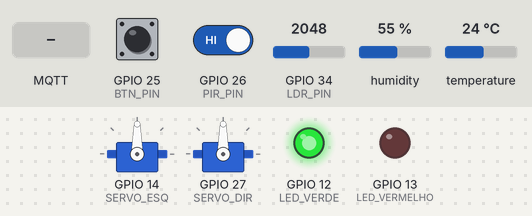
A sketch run on a simulated ESP32. Shown: 2 × servo, output pins drawn as LEDs (lit = HIGH). Inputs (shaded band) come from the test bench; at power-on: GPIO 25 (BTN_PIN) HIGH, humidity 55 %, GPIO 26 (PIR_PIN) HIGH, GPIO 34 (LDR_PIN) = 2048, temperature 24 °C. WiFi joins after 1.5 s; servers stay silent unless stated; uploads are accepted with an empty reply; no MQTT or app messages arrive unless stated; web services answer with replies made up by the test bench; what the sketch prints to the serial monitor is not drawn.

Above: at 2.7 s.
2.8 s: MQTT message "FRENTE" arrives on the first subscribed topic
At 3.7 s:
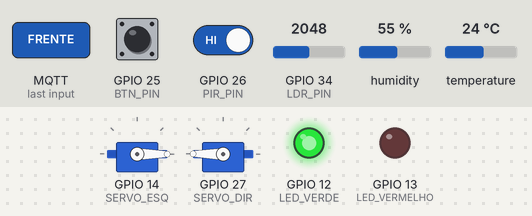
11.5 s: GPIO 25 (BTN_PIN) pulled LOW for 0.15 s
At 12.7 s:
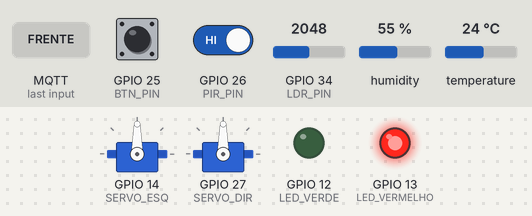
13.1 s: GPIO 25 (BTN_PIN) pulled LOW for 1 s
At 13.9 s:
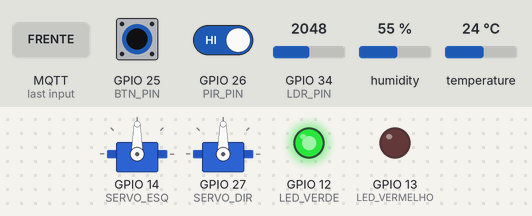
15.6 s: MQTT message "TRAS" arrives on the first subscribed topic
At 17.0 s:
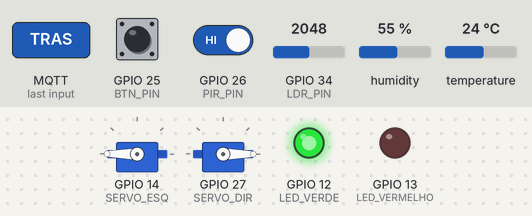
21.5 s: MQTT message "ESQUERDA" arrives on the first subscribed topic
At 22.7 s:
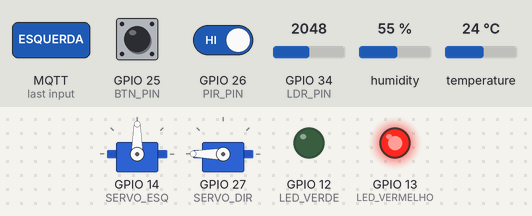
23.0 s: humidity set to 41 %
31.2 s: humidity set to 38 %
At 41.5 s:
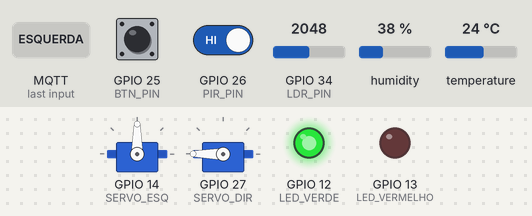
Timing chart, 0 to 42.5 s (numbered marks = the images above; inputs shaded):
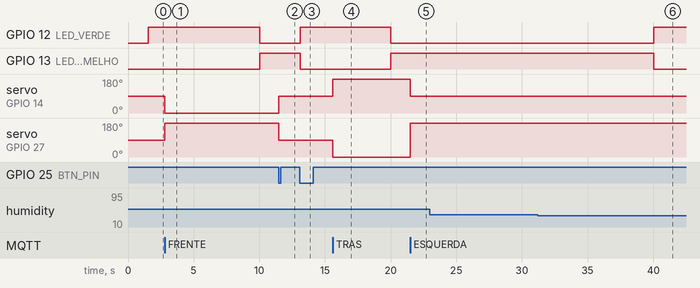

The sketch:

sketch_sep27a.ino
```cpp
#include <WiFi.h>
#include <PubSubClient.h>
#include <ESP32Servo.h>
#include "DHT.h"
#include <HTTPClient.h>
#include <UrlEncode.h>

// ==========================================================
// CONFIGURAÇÃO DE REDE
// ==========================================================
const char* ssid = "Guga";
const char* password = "seila1234";

// ==========================================================
// CONFIGURAÇÃO DO BROKER MQTT
// ==========================================================
const char* mqttServer = "test.mosquitto.org";
const int mqttPort = 1883;
const char* mqttTopic = "esp32/robo/comando";

WiFiClient espClient;
PubSubClient client(espClient);

// ==========================================================
// CALLMEBOT (para alerta via WhatsApp)
// ==========================================================
String phoneNumber = "557188939694"; // Seu número (sem o 9)
String apiKey = "4171698";           // Sua APIKEY do Callmebot

void sendMessage(String message) {
  if (WiFi.status() != WL_CONNECTED) {
    Serial.println("[CALLMEBOT] WiFi desconectado, não é possível enviar mensagem.");
    return;
  }

  String url = "https://api.callmebot.com/whatsapp.php?phone=" + phoneNumber +
               "&text=" + urlEncode(message) +
               "&apikey=" + apiKey;

  HTTPClient http;
  http.begin(url);
  int httpResponseCode = http.GET();  // Callmebot usa GET

  if (httpResponseCode == 200) {
    Serial.println("[CALLMEBOT] Mensagem enviada com sucesso!");
  } else {
    Serial.print("[CALLMEBOT] Erro ao enviar mensagem. Código: ");
    Serial.println(httpResponseCode);
  }

  http.end();
}

// ==========================================================
// PINOS E COMPONENTES
// ==========================================================
#define SERVO_ESQ 14
#define SERVO_DIR 27
#define LED_VERDE 12
#define LED_VERMELHO 13
#define PIR_PIN 26
#define DHT_PIN 15
#define LDR_PIN 34
#define BTN_PIN 25  // Botão LIGA/DESLIGA

Servo servoEsq;
Servo servoDir;
#define DHTTYPE DHT11
DHT dht(DHT_PIN, DHTTYPE);

// ==========================================================
// VARIÁVEIS DE ESTADO
// ==========================================================
bool roboLigado = true;
bool botaoAnterior = HIGH;
unsigned long ultimoDebounce = 0;
const unsigned long tempoDebounce = 300;

// ==========================================================
// FUNÇÕES DE MOVIMENTO
// ==========================================================
void pararRobo() {
  servoEsq.write(90);
  servoDir.write(90);
  Serial.println("[AÇÃO] Motores parados.");
}

void moverFrente() {
  servoEsq.write(0);
  servoDir.write(180);
  Serial.println("[AÇÃO] Movendo para frente.");
}

void moverTras() {
  servoEsq.write(180);
  servoDir.write(0);
  Serial.println("[AÇÃO] Movendo para trás.");
}

void virarEsquerda() {
  servoEsq.write(90);
  servoDir.write(180);
  Serial.println("[AÇÃO] Virando à esquerda.");
}

void virarDireita() {
  servoEsq.write(0);
  servoDir.write(90);
  Serial.println("[AÇÃO] Virando à direita.");
}

// ==========================================================
// CALLBACK MQTT
// ==========================================================
void callback(char* topic, byte* payload, unsigned int length) {
  String comando = "";
  for (int i = 0; i < length; i++) comando += (char)payload[i];
  comando.trim();

  Serial.printf("\n[MQTT] Mensagem recebida: %s\n", comando.c_str());

  if (comando == "DESLIGAR") {
    roboLigado = false;
    pararRobo();
    digitalWrite(LED_VERDE, LOW);
    digitalWrite(LED_VERMELHO, HIGH);
    Serial.println("[STATUS] Robô desligado remotamente!");
  } else if (comando == "LIGAR") {
    roboLigado = true;
    digitalWrite(LED_VERDE, HIGH);
    digitalWrite(LED_VERMELHO, LOW);
    Serial.println("[STATUS] Robô ligado novamente!");
  } else if (roboLigado) {
    if (comando == "FRENTE") moverFrente();
    else if (comando == "TRAS") moverTras();
    else if (comando == "ESQUERDA") virarEsquerda();
    else if (comando == "DIREITA") virarDireita();
    else if (comando == "PARADO") pararRobo();
  }
}

// ==========================================================
// CONEXÕES
// ==========================================================
void conectarWiFi() {
  Serial.printf("[WIFI] Conectando a %s", ssid);
  WiFi.begin(ssid, password);
  while (WiFi.status() != WL_CONNECTED) {
    delay(500);
    Serial.print(".");
  }
  Serial.println("\n[WIFI] Conectado!");
}

void conectarMQTT() {
  while (!client.connected()) {
    Serial.println("[MQTT] Tentando conexão...");
    if (client.connect("ESP32_Robo_Fisico")) {
      Serial.println("[MQTT] Conectado!");
      client.subscribe(mqttTopic);
    } else {
      Serial.println("[MQTT] Falha, tentando novamente...");
      delay(2000);
    }
  }
}

// ==========================================================
// CÁLCULO DE PROBABILIDADE
// ==========================================================
float calcularProbabilidade(float temp, float umid, int luz, bool presenca) {
  float prob = 0;
  if (temp >= 15 && temp <= 30) prob += 25;
  if (umid >= 40 && umid <= 70) prob += 25;
  if (luz > 2000) prob += 20;
  if (presenca) prob += 30;
  return prob;
}

// ==========================================================
// ENVIO PARA BACKEND PYTHON (HTTP POST)
// ==========================================================
void enviarDadosServidor(float temperatura, float umidade, int luz, bool presenca, float prob) {
  if (WiFi.status() != WL_CONNECTED) {
    Serial.println("[HTTP] WiFi desconectado, não foi possível enviar dados.");
    return;
  }

  HTTPClient http;
  http.begin("http://10.219.216.239:5000/leituras"); // 🔹 Troque pelo IP do servidor Python
  // O http muda de acordo com a máquina, portanto, é necessário altera-lo depois de usar o comando "python Banco-IoT.py"
  http.addHeader("Content-Type", "application/json");

  String jsonData = "{";
  jsonData += "\"timestamp\":\"" + String(millis()) + "\",";
  jsonData += "\"temperatura_c\":" + String(temperatura, 1) + ",";
  jsonData += "\"umidade_pct\":" + String(umidade, 0) + ",";
  jsonData += "\"luminosidade\":" + String(luz) + ",";
  jsonData += "\"presenca\":" + String(presenca ? 1 : 0) + ",";
  jsonData += "\"probabilidade_vida\":" + String(prob, 1);
  jsonData += "}";

  int httpResponseCode = http.POST(jsonData);

  if (httpResponseCode > 0) {
    Serial.printf("[HTTP] Dados enviados com sucesso (%d)\n", httpResponseCode);
  } else {
    Serial.printf("[HTTP] Falha ao enviar (%d)\n", httpResponseCode);
  }

  http.end();
}

// ==========================================================
// SETUP
// ==========================================================
void setup() {
  Serial.begin(115200);
  pinMode(LED_VERDE, OUTPUT);
  pinMode(LED_VERMELHO, OUTPUT);
  pinMode(PIR_PIN, INPUT);
  pinMode(LDR_PIN, INPUT);
  pinMode(BTN_PIN, INPUT_PULLUP);

  servoEsq.attach(SERVO_ESQ);
  servoDir.attach(SERVO_DIR);
  dht.begin();

  conectarWiFi();
  client.setServer(mqttServer, mqttPort);
  client.setCallback(callback);
  conectarMQTT();

  digitalWrite(LED_VERDE, HIGH);
  digitalWrite(LED_VERMELHO, LOW);

  Serial.println("[SISTEMA] Robô pronto para explorar!");
}

// ==========================================================
// LOOP PRINCIPAL
// ==========================================================
bool hasSend = false;

void loop() {
  if (!client.connected()) conectarMQTT();
  client.loop();

  // --- Lógica do botão com clique único ---
  int leituraAtual = digitalRead(BTN_PIN);
  if (leituraAtual != botaoAnterior) {
    if (leituraAtual == LOW && (millis() - ultimoDebounce > tempoDebounce)) {
      roboLigado = !roboLigado;
      if (!roboLigado) {
        pararRobo();
        digitalWrite(LED_VERDE, LOW);
        digitalWrite(LED_VERMELHO, HIGH);
        Serial.println("[BOTÃO] Robô desligado manualmente.");
      } else {
        digitalWrite(LED_VERDE, HIGH);
        digitalWrite(LED_VERMELHO, LOW);
        Serial.println("[BOTÃO] Robô religado manualmente.");
      }
      ultimoDebounce = millis();
    }
  }
  botaoAnterior = leituraAtual;

  if (!roboLigado) return;  // Robô desligado — não faz nada

  // --- Leitura dos sensores a cada 2 segundos ---
  static unsigned long anterior = 0;
  if (millis() - anterior >= 10000) {
    anterior = millis();

    float temperature = dht.readTemperature();
    float humidity = dht.readHumidity();
    int luz = analogRead(LDR_PIN);
    bool presenca = digitalRead(PIR_PIN);

    if (isnan(temperature) || isnan(humidity)) {
      Serial.println("[ERRO] Falha ao ler DHT11!");
      return;
    }

    float prob = calcularProbabilidade(temperature, humidity, luz, presenca);

    Serial.printf("Temp: %.1f°C | Umid: %.0f%% | Luz: %d | Presença: %s | Probabilidade: %.0f%%\n",
                  temperature, humidity, luz, presenca ? "Sim" : "Não", prob);

    if (prob > 75) {
      digitalWrite(LED_VERDE, LOW);
      digitalWrite(LED_VERMELHO, HIGH);
      Serial.println("ALERTA! Alta probabilidade de vida detectada!");
      if (!hasSend) {
        hasSend = true;
        sendMessage("Alerta! Alta probabilidade de vida detectada no planeta!");
      }
    } else {
      digitalWrite(LED_VERDE, HIGH);
      digitalWrite(LED_VERMELHO, LOW);
      Serial.println("Exploração normal. Nenhum indício relevante detectado.");
      hasSend = false;
    }

    // Envio para o servidor Python
    enviarDadosServidor(temperature, humidity, luz, presenca, prob);
  }
}
```

Measured:
- the behaviour switches between 40 and 39 % on humidity (found by bisection; images 5 and 6)
- after the input at 2.8 s, servo on GPIO 14 (SERVO_ESQ): 90° → 0° at once; servo on GPIO 27 (SERVO_DIR): 90° → 180° at once
- after the input at 11.5 s, servo on GPIO 14 (SERVO_ESQ): 0° → 90° at once; servo on GPIO 27 (SERVO_DIR): 180° → 90° at once
- after the input at 13.1 s, GPIO 12 (LED_VERDE): LOW → HIGH at once; GPIO 13 (LED_VERMELHO): HIGH → LOW at once
- after the input at 15.6 s, servo on GPIO 14 (SERVO_ESQ): 90° → 180° at once; servo on GPIO 27 (SERVO_DIR): 90° → 0° at once
- after the input at 21.5 s, servo on GPIO 14 (SERVO_ESQ): 180° → 90° at once; servo on GPIO 27 (SERVO_DIR): 0° → 180° at once
- after the input at 23.0 s, every drawn part: stays the same
- after the input at 31.2 s, GPIO 12 (LED_VERDE): LOW → HIGH after 8.8 s; GPIO 13 (LED_VERMELHO): HIGH → LOW after 8.8 s
